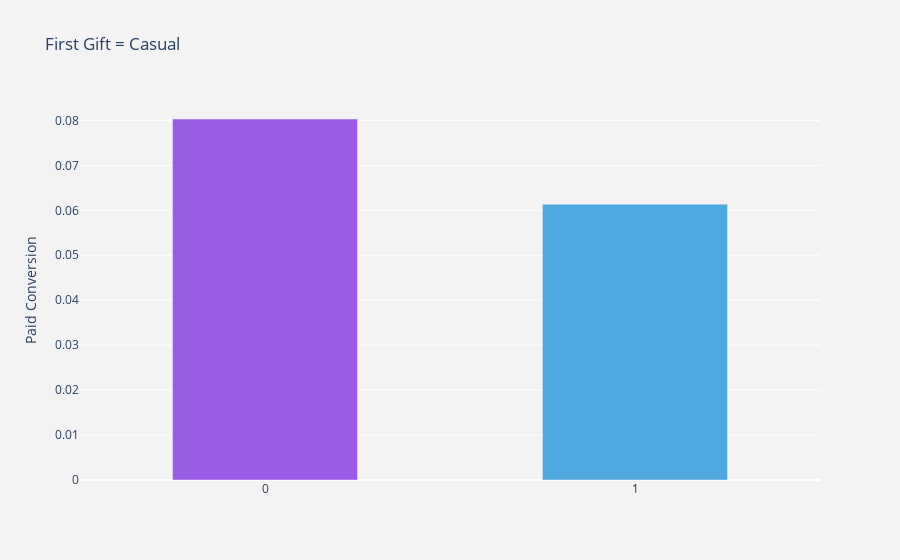

The notebook cell this image was saved under:
### Code cell
df_plot = dataset.groupby('casual_gift').paid_user.mean().reset_index()
plot_data = [
    go.Bar(
        x=df_plot['casual_gift'],
        y=df_plot['paid_user'],
        width = [0.5, 0.5],
        marker=dict(
        color=['#9b5de5', '#4ea8de'])
    )
]
plot_layout = go.Layout(
        xaxis={"type": "category"},
        yaxis={"title": "Paid Conversion"},
        title='First Gift = Casual',
        plot_bgcolor  = 'rgb(243,243,243)',
        paper_bgcolor  = 'rgb(243,243,243)',
    )
fig = go.Figure(data=plot_data, layout=plot_layout)
pyoff.iplot(fig)

### Figure 1 — Plotly figure (JSON) as saved in the notebook; plotly's stock layout.template omitted (floating-point values rounded to 4 significant figures)
{"data": [{"marker": {"color": ["#9b5de5", "#4ea8de"]}, "type": "bar", "width": [0.5, 0.5], "x": [0, 1], "y": [0.08031, 0.06135]}], "layout": {"paper_bgcolor": "rgb(243,243,243)", "plot_bgcolor": "rgb(243,243,243)", "title": {"text": "First Gift = Casual"}, "xaxis": {"type": "category"}, "yaxis": {"title": {"text": "Paid Conversion"}}}}
